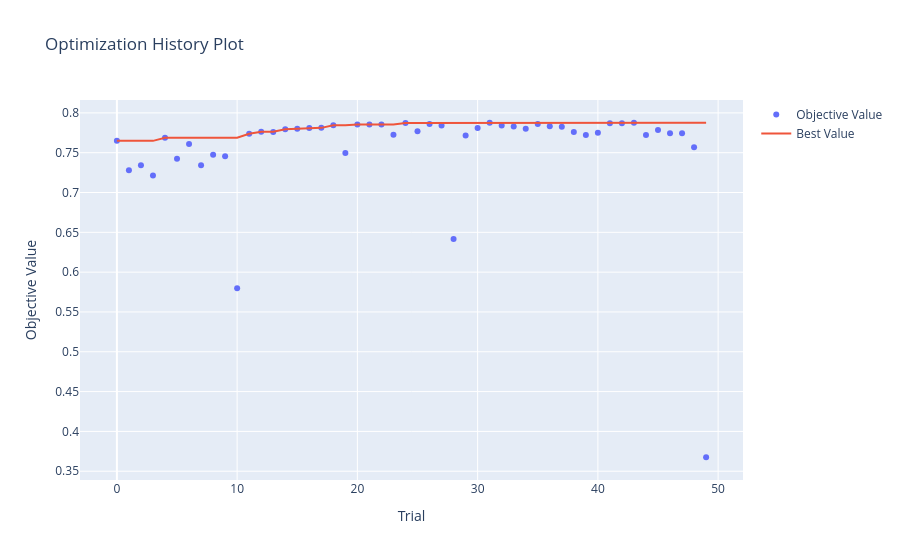
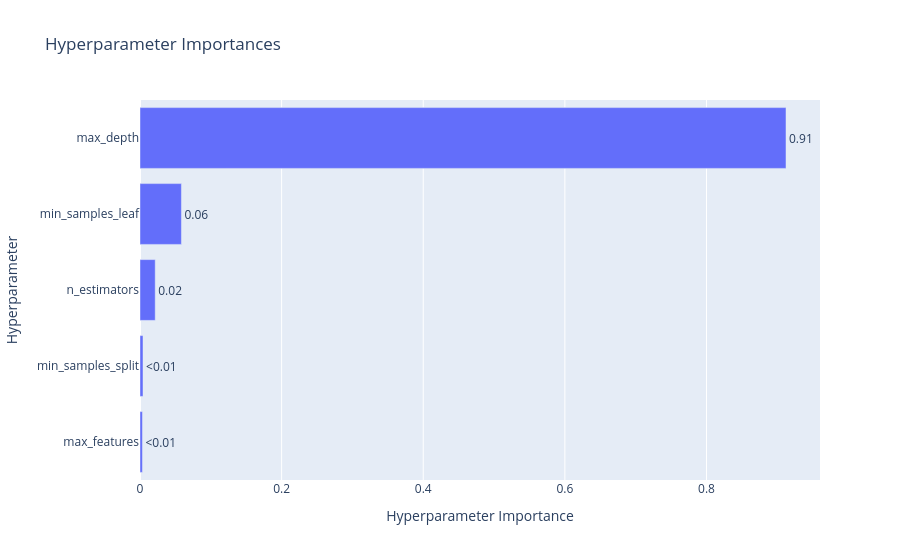
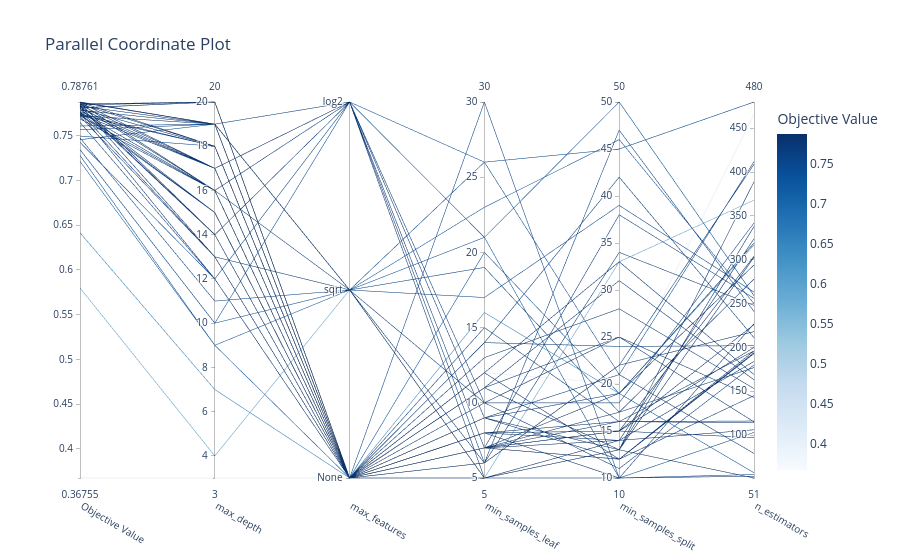

Notebook code cell kept with these figures, in order:
### Code cell
# ============================================================
#  5. ÉVALUATION du meilleur modèle  (ton code, inchangé)
# ============================================================
from sklearn.metrics import classification_report, ConfusionMatrixDisplay
 
best_model = RandomForestClassifier(**study.best_params, random_state=42, n_jobs=-1, class_weight="balanced")
best_model.fit(X_train, y_train)
 
y_pred = best_model.predict(X_test)
 
print(classification_report(y_test, y_pred))
print(f"Accuracy test : {best_model.score(X_test, y_test):.4f}")
 
 
# --- Matrice de confusion ---
labels = sorted(y_train.unique())
 
fig, axes = plt.subplots(1, 2, figsize=(13, 5))
 
ConfusionMatrixDisplay.from_estimator(
    best_model, X_test, y_test, labels=labels,
    display_labels=[l.upper() for l in labels],
    cmap="Blues", ax=axes[0], colorbar=False
)
axes[0].set_title("Effectifs")
 
ConfusionMatrixDisplay.from_estimator(
    best_model, X_test, y_test, labels=labels,
    display_labels=[l.upper() for l in labels],
    cmap="Blues", normalize="true", values_format=".2f",
    ax=axes[1], colorbar=False
)
axes[1].set_title("Normalisée par ligne")
 
fig.suptitle("Matrice de confusion — Nutri-Score", fontsize=14)
plt.tight_layout()
plt.show()
 
 
# --- Importance des variables ---
feature_scores = pd.Series(best_model.feature_importances_,
                           index=X_train.columns).sort_values(ascending=False)
 
plt.figure(figsize=(8, 5))
sns.barplot(x=feature_scores, y=feature_scores.index)
plt.xlabel("Feature importance score")
plt.ylabel("Variables")
plt.title("Importance des variables")
plt.tight_layout()
plt.show()
 
print(feature_scores)
 
 
# --- Graphiques Optuna ---
optuna.visualization.plot_optimization_history(study).show()
optuna.visualization.plot_param_importances(study).show()
optuna.visualization.plot_parallel_coordinate(study).show()

### Figure 1 — Plotly figure (JSON) as saved in the notebook; plotly's stock layout.template omitted (floating-point values rounded to 4 significant figures)
{"data": [{"mode": "markers", "name": "Objective Value", "type": "scatter", "x": [0, 1, 2, 3, 4, 5, 6, 7, 8, 9, 10, 11, 12, 13, 14, 15, 16, 17, 18, 19, 20, 21, 22, 23, 24, 25, 26, 27, 28, 29, 30, 31, 32, 33, 34, 35, 36, 37, 38, 39, 40, 41, 42, 43, 44, 45, 46, 47, 48, 49], "y": [0.7649, 0.7279, 0.7343, 0.7212, 0.7688, 0.7425, 0.7608, 0.7344, 0.7475, 0.7455, 0.5799, 0.7738, 0.7764, 0.7759, 0.7794, 0.7802, 0.781, 0.7812, 0.7843, 0.7495, 0.7854, 0.7854, 0.7853, 0.7725, 0.7873, 0.7771, 0.7861, 0.784, 0.6415, 0.7715, 0.781, 0.7876, 0.7842, 0.783, 0.7801, 0.7861, 0.7831, 0.7827, 0.7761, 0.7722, 0.7751, 0.787, 0.7871, 0.7876, 0.7724, 0.7785, 0.7743, 0.7743, 0.7567, 0.3676]}, {"mode": "lines", "name": "Best Value", "type": "scatter", "x": [0, 1, 2, 3, 4, 5, 6, 7, 8, 9, 10, 11, 12, 13, 14, 15, 16, 17, 18, 19, 20, 21, 22, 23, 24, 25, 26, 27, 28, 29, 30, 31, 32, 33, 34, 35, 36, 37, 38, 39, 40, 41, 42, 43, 44, 45, 46, 47, 48, 49], "y": [0.7649, 0.7649, 0.7649, 0.7649, 0.7688, 0.7688, 0.7688, 0.7688, 0.7688, 0.7688, 0.7688, 0.7738, 0.7764, 0.7764, 0.7794, 0.7802, 0.781, 0.7812, 0.7843, 0.7843, 0.7854, 0.7854, 0.7854, 0.7854, 0.7873, 0.7873, 0.7873, 0.7873, 0.7873, 0.7873, 0.7873, 0.7876, 0.7876, 0.7876, 0.7876, 0.7876, 0.7876, 0.7876, 0.7876, 0.7876, 0.7876, 0.7876, 0.7876, 0.7876, 0.7876, 0.7876, 0.7876, 0.7876, 0.7876, 0.7876]}, {"marker": {"color": "#cccccc"}, "mode": "markers", "name": "Infeasible Trial", "showlegend": false, "type": "scatter", "x": [], "y": []}], "layout": {"title": {"text": "Optimization History Plot"}, "xaxis": {"title": {"text": "Trial"}}, "yaxis": {"title": {"text": "Objective Value"}}}}

### Figure 2 — Plotly figure (JSON) as saved in the notebook; plotly's stock layout.template omitted (floating-point values rounded to 4 significant figures)
{"data": [{"cliponaxis": false, "hovertemplate": ["max_features (CategoricalDistribution): 0.003455747359503204<extra></extra>", "min_samples_split (IntDistribution): 0.004272045925397749<extra></extra>", "n_estimators (IntDistribution): 0.021498861020800064<extra></extra>", "min_samples_leaf (IntDistribution): 0.0584740103254007<extra></extra>", "max_depth (IntDistribution): 0.9122993353688982<extra></extra>"], "name": "Objective Value", "orientation": "h", "text": ["<0.01", "<0.01", "0.02", "0.06", "0.91"], "textposition": "outside", "type": "bar", "x": [0.003456, 0.004272, 0.0215, 0.05847, 0.9123], "y": ["max_features", "min_samples_split", "n_estimators", "min_samples_leaf", "max_depth"]}], "layout": {"title": {"text": "Hyperparameter Importances"}, "xaxis": {"title": {"text": "Hyperparameter Importance"}}, "yaxis": {"title": {"text": "Hyperparameter"}}}}

### Figure 3 — Plotly figure (JSON) as saved in the notebook; plotly's stock layout.template omitted (floating-point values rounded to 4 significant figures)
{"data": [{"dimensions": [{"label": "Objective Value", "range": [0.3676, 0.7876], "values": [0.7649, 0.7279, 0.7343, 0.7212, 0.7688, 0.7425, 0.7608, 0.7344, 0.7475, 0.7455, 0.5799, 0.7738, 0.7764, 0.7759, 0.7794, 0.7802, 0.781, 0.7812, 0.7843, 0.7495, 0.7854, 0.7854, 0.7853, 0.7725, 0.7873, 0.7771, 0.7861, 0.784, 0.6415, 0.7715, 0.781, 0.7876, 0.7842, 0.783, 0.7801, 0.7861, 0.7831, 0.7827, 0.7761, 0.7722, 0.7751, 0.787, 0.7871, 0.7876, 0.7724, 0.7785, 0.7743, 0.7743, 0.7567, 0.3676]}, {"label": "max_depth", "range": [3, 20], "values": [12, 9, 10, 9, 16, 12, 19, 10, 11, 19, 4, 15, 16, 15, 15, 17, 20, 20, 20, 18, 20, 20, 18, 18, 18, 17, 14, 13, 7, 13, 14, 19, 17, 19, 18, 16, 16, 14, 13, 16, 12, 19, 17, 19, 19, 19, 17, 18, 19, 3]}, {"label": "max_features", "range": [0, 2], "ticktext": ["None", "sqrt", "log2"], "tickvals": [0, 1, 2], "values": [0, 0, 1, 1, 1, 2, 2, 2, 1, 1, 1, 0, 0, 0, 0, 0, 0, 0, 0, 0, 0, 0, 0, 0, 0, 2, 0, 0, 0, 0, 2, 0, 0, 0, 0, 0, 0, 0, 1, 2, 0, 0, 0, 0, 1, 0, 2, 0, 1, 0]}, {"label": "min_samples_leaf", "range": [5, 30], "values": [14, 20, 21, 23, 6, 26, 6, 21, 17, 26, 5, 12, 11, 13, 11, 10, 9, 9, 8, 30, 8, 8, 8, 15, 7, 7, 5, 5, 16, 14, 5, 7, 7, 9, 11, 7, 6, 7, 5, 10, 6, 7, 7, 7, 10, 12, 9, 7, 19, 12]}, {"label": "min_samples_split", "range": [10, 50], "values": [42, 19, 10, 46, 34, 21, 47, 50, 39, 45, 33, 33, 31, 28, 25, 25, 21, 13, 10, 10, 14, 15, 16, 16, 15, 16, 14, 13, 19, 24, 13, 15, 19, 19, 13, 15, 22, 17, 10, 18, 22, 14, 12, 12, 11, 12, 12, 38, 17, 20]}, {"label": "n_estimators", "range": [51, 480], "values": [211, 57, 103, 250, 248, 412, 241, 259, 263, 480, 368, 169, 163, 153, 143, 115, 79, 51, 53, 55, 106, 97, 114, 116, 200, 196, 324, 303, 317, 202, 389, 304, 319, 294, 338, 226, 218, 278, 227, 342, 409, 184, 196, 193, 180, 194, 145, 256, 177, 466]}], "labelangle": 30, "labelside": "bottom", "line": {"color": [0.7649, 0.7279, 0.7343, 0.7212, 0.7688, 0.7425, 0.7608, 0.7344, 0.7475, 0.7455, 0.5799, 0.7738, 0.7764, 0.7759, 0.7794, 0.7802, 0.781, 0.7812, 0.7843, 0.7495, 0.7854, 0.7854, 0.7853, 0.7725, 0.7873, 0.7771, 0.7861, 0.784, 0.6415, 0.7715, 0.781, 0.7876, 0.7842, 0.783, 0.7801, 0.7861, 0.7831, 0.7827, 0.7761, 0.7722, 0.7751, 0.787, 0.7871, 0.7876, 0.7724, 0.7785, 0.7743, 0.7743, 0.7567, 0.3676], "colorbar": {"title": {"text": "Objective Value"}}, "colorscale": [[0, "rgb(247,251,255)"], [0.125, "rgb(222,235,247)"], [0.25, "rgb(198,219,239)"], [0.375, "rgb(158,202,225)"], [0.5, "rgb(107,174,214)"], [0.625, "rgb(66,146,198)"], [0.75, "rgb(33,113,181)"], [0.875, "rgb(8,81,156)"], [1, "rgb(8,48,107)"]], "reversescale": false, "showscale": true}, "type": "parcoords"}], "layout": {"title": {"text": "Parallel Coordinate Plot"}}}
